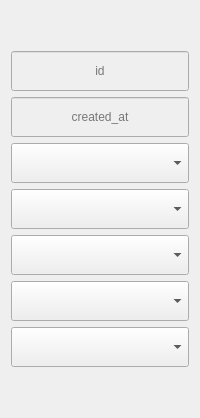
              <widget class="QWidget" name="tab_11">
               <attribute name="title">
                <string>Info</string>
               </attribute>
               <layout class="QVBoxLayout" name="verticalLayout_24">
                <item>
                 <spacer name="verticalSpacer_18">
                  <property name="orientation">
                   <enum>Qt::Vertical</enum>
                  </property>
                  <property name="sizeHint" stdset="0">
                   <size>
                    <width>20</width>
                    <height>40</height>
                   </size>
                  </property>
                 </spacer>
                </item>
                <item>
                 <layout class="QVBoxLayout" name="verticalLayout_14">
                  <item>
                   <widget class="QLineEdit" name="lineEdit_10">
                    <property name="enabled">
                     <bool>false</bool>
                    </property>
                    <property name="minimumSize">
                     <size>
                      <width>100</width>
                      <height>40</height>
                     </size>
                    </property>
                    <property name="alignment">
                     <set>Qt::AlignCenter</set>
                    </property>
                    <property name="placeholderText">
                     <string>id</string>
                    </property>
                   </widget>
                  </item>
                  <item>
                   <widget class="QLineEdit" name="lineEdit_85">
                    <property name="enabled">
                     <bool>false</bool>
                    </property>
                    <property name="minimumSize">
                     <size>
                      <width>100</width>
                      <height>40</height>
                     </size>
                    </property>
                    <property name="alignment">
                     <set>Qt::AlignCenter</set>
                    </property>
                    <property name="placeholderText">
                     <string>created_at</string>
                    </property>
                   </widget>
                  </item>
                  <item>
                   <widget class="QComboBox" name="comboBox_3">
                    <property name="minimumSize">
                     <size>
                      <width>0</width>
                      <height>40</height>
                     </size>
                    </property>
                    <property name="toolTip">
                     <string>Machine</string>
                    </property>
                   </widget>
                  </item>
                  <item>
                   <widget class="QComboBox" name="comboBox_2">
                    <property name="minimumSize">
                     <size>
                      <width>0</width>
                      <height>40</height>
                     </size>
                    </property>
                    <property name="toolTip">
                     <string>Mold</string>
                    </property>
                   </widget>
                  </item>
                  <item>
                   <widget class="QComboBox" name="comboBox_5">
                    <property name="minimumSize">
                     <size>
                      <width>0</width>
                      <height>40</height>
                     </size>
                    </property>
                    <property name="toolTip">
                     <string>Product</string>
                    </property>
                   </widget>
                  </item>
                  <item>
                   <widget class="QComboBox" name="comboBox_6">
                    <property name="minimumSize">
                     <size>
                      <width>0</width>
                      <height>40</height>
                     </size>
                    </property>
                    <property name="toolTip">
                     <string>Polymer</string>
                    </property>
                   </widget>
                  </item>
                  <item>
                   <widget class="QComboBox" name="comboBox_7">
                    <property name="minimumSize">
                     <size>
                      <width>0</width>
                      <height>40</height>
                     </size>
                    </property>
                    <property name="toolTip">
                     <string>Color</string>
                    </property>
                   </widget>
                  </item>
                  <item>
                   <spacer name="verticalSpacer_7">
                    <property name="orientation">
                     <enum>Qt::Vertical</enum>
                    </property>
                    <property name="sizeHint" stdset="0">
                     <size>
                      <width>20</width>
                      <height>40</height>
                     </size>
                    </property>
                   </spacer>
                  </item>
                 </layout>
                </item>
               </layout>
              </widget>
